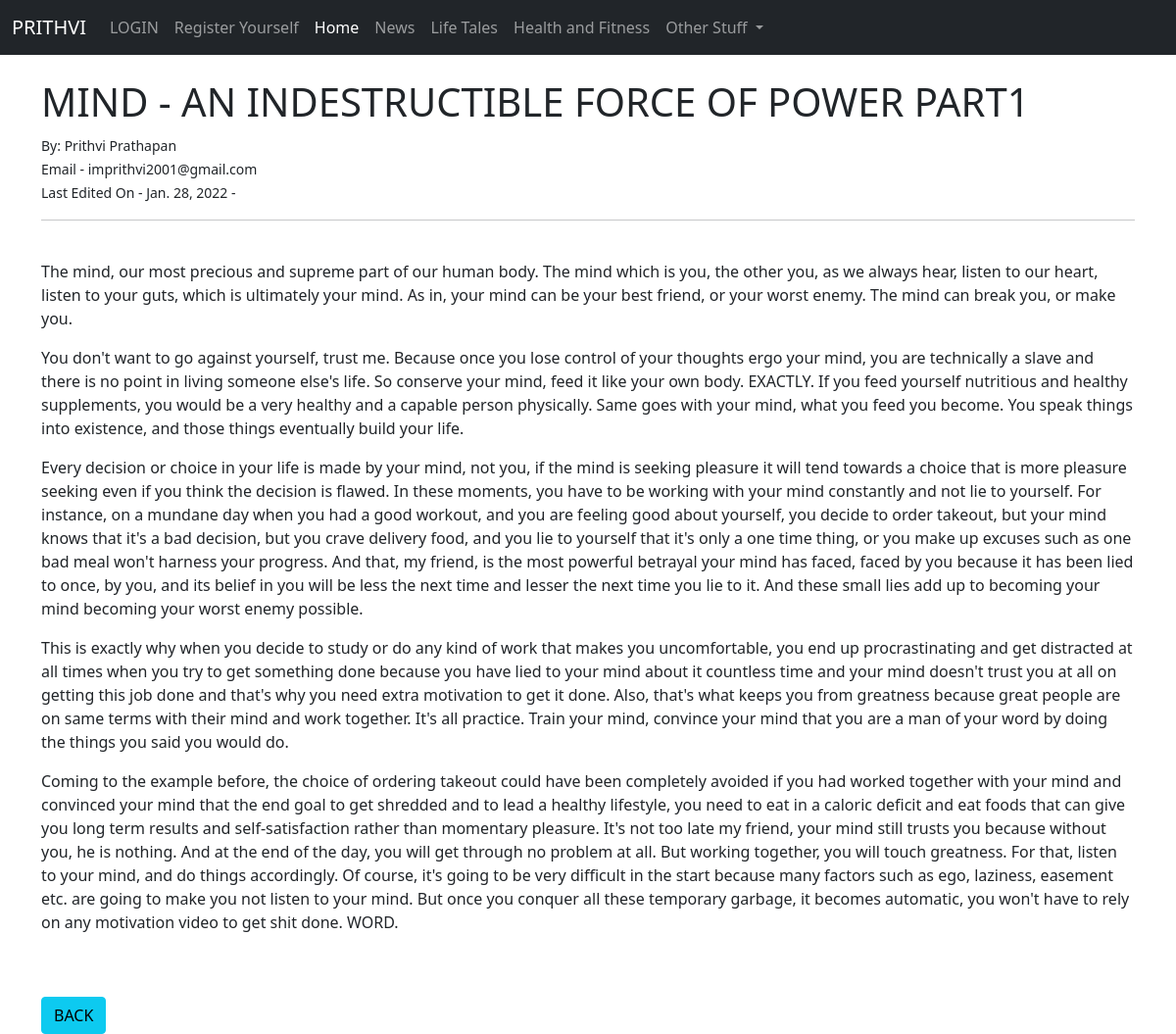
Page /article/6 on the committed database.
### theblog/models.py (models this page shows, shortened)
class Post(models.Model):
    title = models.CharField(max_length = 255)
    title_tag = models.CharField(max_length = 255)
    author = models.ForeignKey(User, on_delete = models.CASCADE)
    body = models.TextField()
    post_date = models.DateField(auto_now_add = True)

### theblog/views.py (the view)
# urls.py: path('article/<int:pk>', ArticleDetailView.as_view(), name = "article-detail"),
class ArticleDetailView(DetailView):
	model = Post
	template_name = "article_detail.html"

### theblog/templates/article_detail.html (shortened to what this page needs)
{% extends 'base.html' %}
{% block content %}
<h1>{{ post.title }}</h1>
<small>
  By:
  {{ post.author.first_name }} {{ post.author.last_name }}<br/>
  Email - {{ post.author.email }}<br/>
  Last Edited On - {{ post.post_date }} -
 </small><br/>
<hr>
<br/>
{{ post.body | safe }}
<br/><br/>
<a href="{% url 'home' %}" class="btn btn-info">BACK</a>
{% endblock %}

### rows in the picture
Post: title "MIND - AN INDESTRUCTIBLE FORCE OF POWER PART1", author.first_name "Prithvi", author.last_name "Prathapan", author.email "imprithvi2001@gmail.com", post_date "Jan. 28, 2022", body "The mind, our most precious and supreme part of our human body. The mind which is you, the other you, as we always hear, listen to our heart, listen to your guts, which is ultimately your mind. As in, your mind can be your best friend, or your worst enemy. The mind can break you, or make you. You don't want to go against yourself, trust me. Because once you lose control of your thoughts ergo your mind, you are technically a slave and there is no point in living someone else's life. So conserve your mind, feed it like your own body. EXACTLY. If you feed yourself nutritious and healthy supplements, you would be a very healthy and a capable person physically. Same goes with your mind, what you…"
